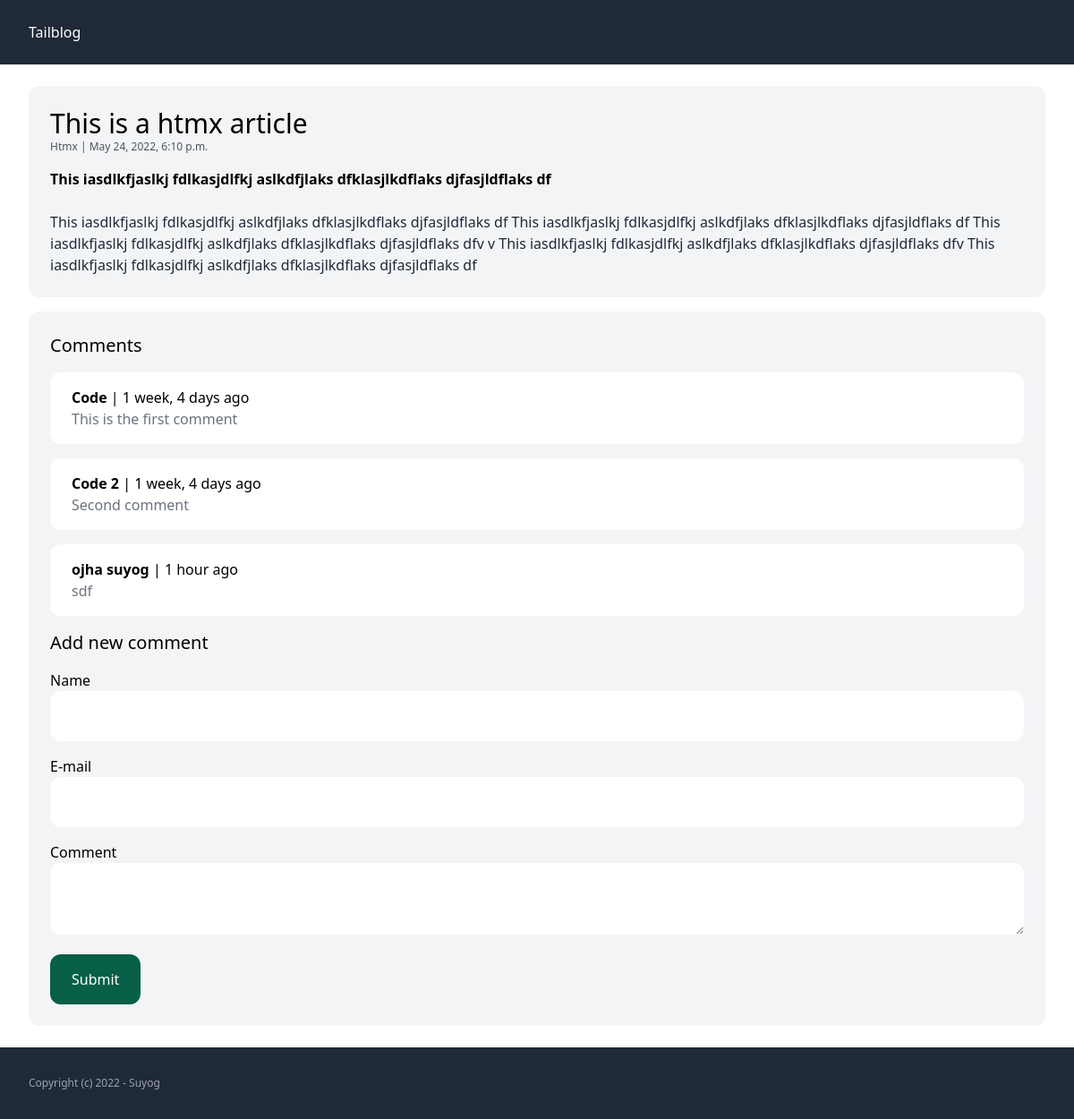
The app's page /this-is-a-htmx-article/ with its own data.
### post/models.py (models this page shows, shortened)
class Post(models.Model):
    category = models.ForeignKey(Category, related_name='posts', on_delete=models.CASCADE)
    title = models.CharField(max_length=255)
    slug = models.SlugField(max_length=255)
    intro = models.TextField()
    body = models.TextField()
    created_at = models.DateTimeField(auto_now_add=True)
    class Meta:
        ordering = ('-created_at', )

class Category(models.Model):
    title = models.CharField(max_length=255)

class Comment(models.Model):
    post = models.ForeignKey(Post, related_name='comments', on_delete=models.CASCADE)
    name = models.CharField(max_length=255)
    email = models.EmailField(max_length=255)
    comment = models.TextField()
    created_at = models.DateTimeField(auto_now_add=True)

### post/views.py (the view, shortened to what this page needs)
# urls.py: path('<slug:slug>/', views.post_detail, name='post_detail'),
def post_detail(request, slug):
    post = get_object_or_404(Post, slug=slug)
    return render(request, 'post/detail.html', {'post': post})

### post/templates/post/detail.html (shortened to what this page needs)
{% extends 'post/base.html' %}
{% block content %}
    <article class="p-6 bg-gray-100 rounded-xl">
        <h2 class="text-3xl">{{ post.title }}</h2>
        <span class="mb-4 block text-xs text-gray-600">
            <a href="{% url 'category_detail' post.category.id %}">{{ post.category.title }}</a> | {{ post.created_at }}
        </span>
        <p class="mb-6 font-semibold">{{ post.intro }}</p>
        <p class="text-gray-800">
            {{ post.body }}
        </p>
    </article>
    <div class="mt-4 p-6 bg-gray-100 rounded-xl">
        <h3 class="mb-4 text-xl">Comments</h3>
        {% for comment in post.comments.all %}
            <div class="mb-4 w-full py-4 px-6 rounded-xl bg-white">
                <strong>{{ comment.name }}</strong> | {{ comment.created_at|timesince }} ago<br>
                <p class="text-gray-500">{{ comment.comment }}</p>
            </div>
        {% endfor %}
        <h3 class="mb-4 text-xl">Add new comment</h3>
        <form method="post" action="." class="space-y-4">
            <div>
                <label>Name</label><br>
                <input type="text" name="name" class="w-full py-4 px-6 rounded-xl bg-white">
            </div>
            <div>
                <label>E-mail</label><br>
                <input type="email" name="email" class="w-full py-4 px-6 rounded-xl bg-white">
            </div>
            <div>
                <label>Comment</label><br>
                <textarea name="comment" class="w-full py-4 px-6 rounded-xl bg-white"></textarea>
            </div>
            <div>
                <button class="py-4 px-6 rounded-xl bg-emerald-800 text-white">Submit</button>
            </div>
        </form>
    </div>
{% endblock %}

### post/templates/post/base.html (shortened to what this page needs)
<!doctype html>
<html>
    <head>
        <script src="https://cdn.tailwindcss.com"></script>
    </head>
    <body>
        <nav class="py-6 px-8 bg-gray-800 text-white">
            <a href="/">Tailblog</a>
        </nav>
        <main class="py-6 px-8">
            {% block content %}
            {% endblock %}
        </main>
        <footer class="py-8 px-8 bg-gray-800 text-gray-400">
            <p class="text-xs">Copyright (c) 2022 - Suyog</p>
        </footer>
    </body>
</html>

### records on screen
Post: title "This is a htmx article", category "Htmx", created_at "May 24, 2022, 6:10 p.m.", intro "This iasdlkfjaslkj fdlkasjdlfkj aslkdfjlaks dfklasjlkdflaks djfasjldflaks df", body "This iasdlkfjaslkj fdlkasjdlfkj aslkdfjlaks dfklasjlkdflaks djfasjldflaks df This iasdlkfjaslkj fdlkasjdlfkj aslkdfjlaks dfklasjlkdflaks djfasjldflaks df This iasdlkfjaslkj fdlkasjdlfkj aslkdfjlaks dfklasjlkdflaks djfasjldflaks dfv v This iasdlkfjaslkj fdlkasjdlfkj aslkdfjlaks dfklasjlkdflaks djfasjldflaks dfv This iasdlkfjaslkj fdlkasjdlfkj aslkdfjlaks dfklasjlkdflaks djfasjldflaks df"
Comment: name "Code", created_at "1 week, 4 days", comment "This is the first comment"
Comment: name "Code 2", created_at "1 week, 4 days", comment "Second comment"
Comment: name "ojha suyog", created_at "1 hour", comment "sdf"
